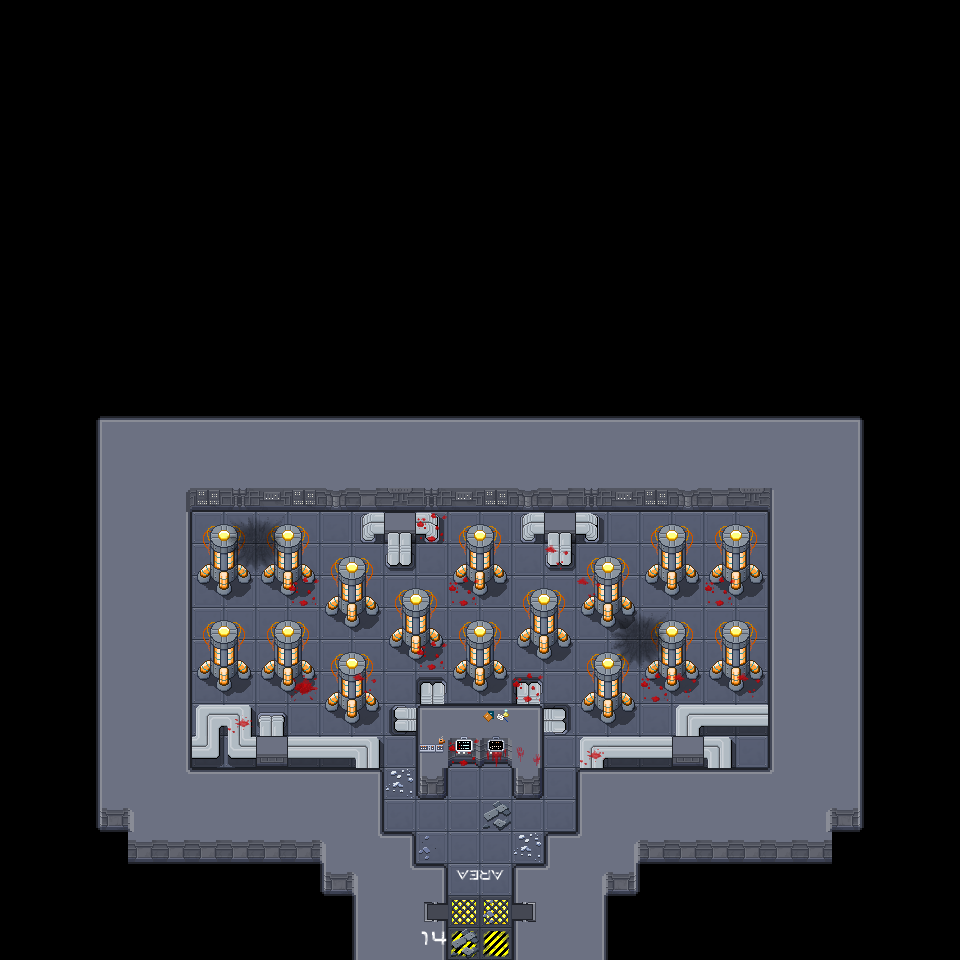

This is a level from a 2D game, rendered from its Tiled map with the project's own tilesets. A one-line summary and the map file follow, with tile-layer data summarised:
An orthogonal 30x30 tile map with 32x32 px tiles, 5 tile layers (Sol, Collisions, items-no-collisions-1, items-no-collisions-2, ...), 1 hidden layer not drawn, 3 tilesets.

<map version="1.9" tiledversion="1.9.2" orientation="orthogonal" renderorder="right-down" width="30" height="30" tilewidth="32" tileheight="32" infinite="0" nextlayerid="14" nextobjectid="1">
 <tileset firstgid="1" source="Map.tsx" />
 <tileset firstgid="161" source="items_01.tsx" />
 <tileset firstgid="369" source="items_02.tsx" />
 <layer id="8" name="Milieu" width="30" height="30" visible="0" opacity="0.97">
  <data>[900 cells, 4 non-empty, 4 distinct tile ids]</data>
 </layer>
 <layer id="9" name="Sol" width="30" height="30">
  <data>[900 cells, 360 non-empty, 5 distinct tile ids]</data>
 </layer>
 <layer id="10" name="Collisions" width="30" height="30">
  <data>[900 cells, 329 non-empty, 34 distinct tile ids]</data>
 </layer>
 <layer id="12" name="items-no-collisions-1" width="30" height="30">
  <data>[900 cells, 53 non-empty, 21 distinct tile ids]</data>
 </layer>
 <layer id="11" name="items-no-collisions-2" width="30" height="30">
  <data>[900 cells, 1 non-empty, 1 distinct tile ids]</data>
 </layer>
 <layer id="13" name="interaction" width="30" height="30">
  <data>[900 cells, 2 non-empty, 2 distinct tile ids]</data>
 </layer>
</map>
